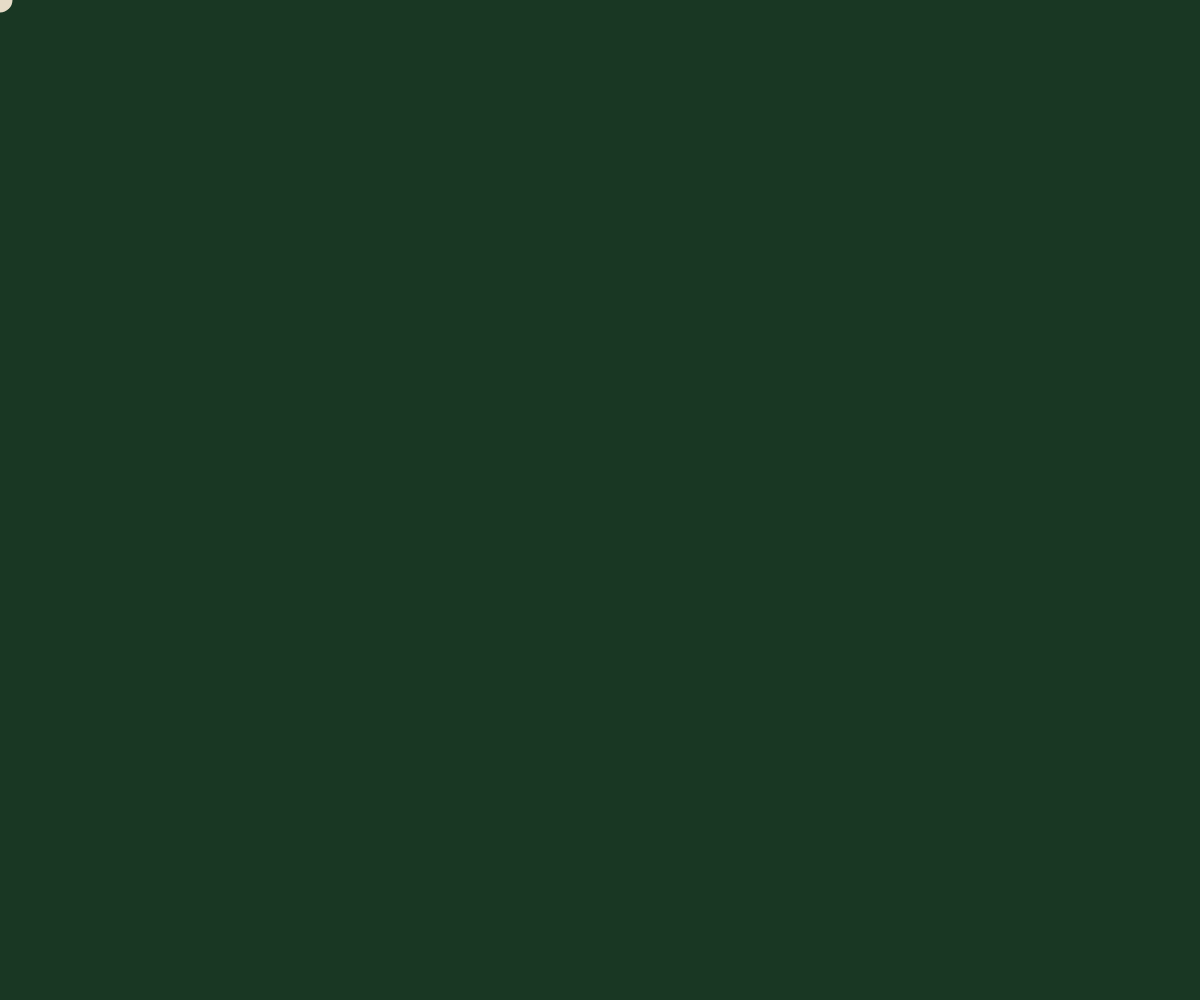
Frame 1 (no input)
Frame 60 (no input): identical to frame 1, image omitted
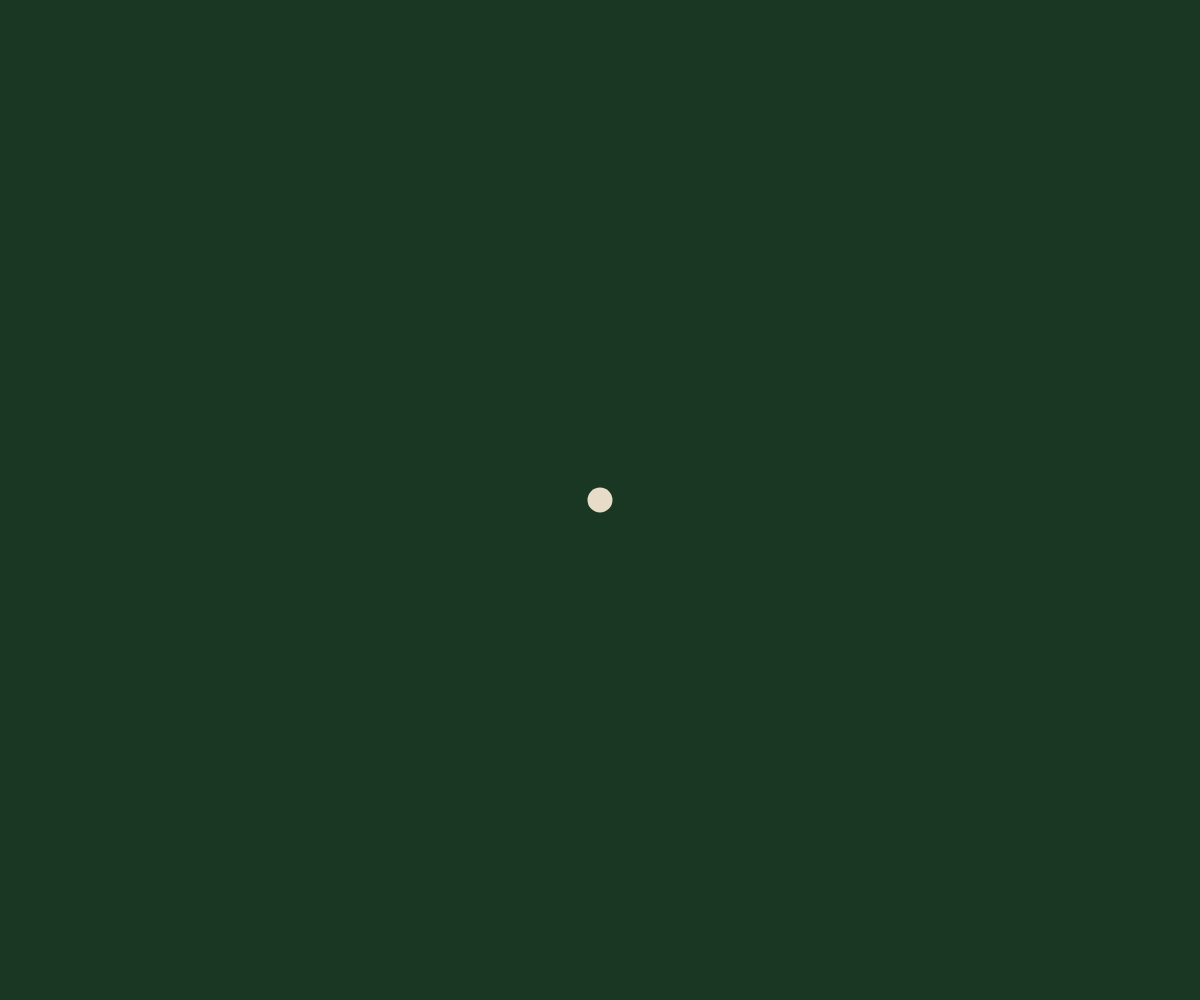
Frame 120 (the mouse pressed at the canvas centre since frame 60)

The p5.js sketch that drew these frames (run headless with seeded random() and noise() and a simulated clock; from frame 60 on, the mouse is pressed at the canvas centre):

// p5.js sketch
// ── sketch.js
function setup() {
  createCanvas(windowWidth, windowHeight);
}

function draw() {

  background('#193723');
  
  noCursor();
  stroke('#E6DCC8');
  strokeWeight(25);
  noFill();
  //ellipse(mouseX, mouseY, width/50);
  line(pmouseX, pmouseY, mouseX, mouseY);
              
}
